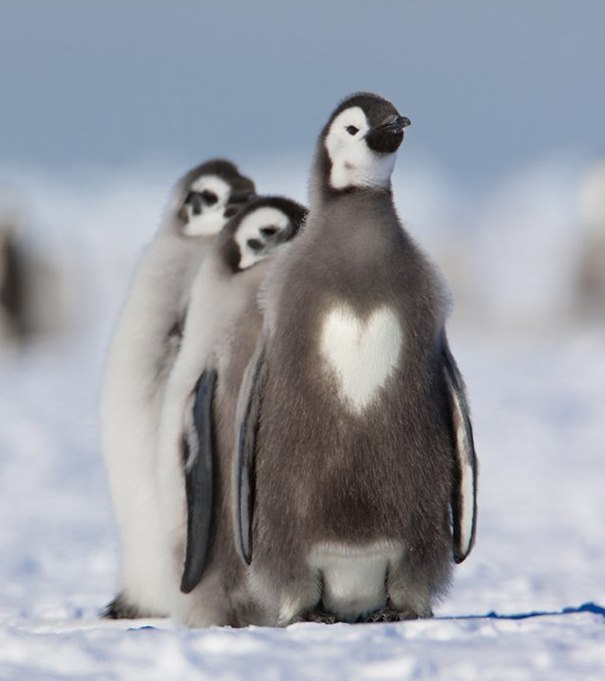
#> input picture 1-programming-languages/1-python/4.thenewboston/penguin.jpg, 605 x 681 px
$ python 47_basic-tranformations.py
#> lines starting #> are read from the running program, lines starting #| are printed output that depends on the picture
from PIL import Image

penguin = Image.open("penguin.jpg")
#> penguin is the input picture: PIL image 605x681 RGB; mean R, G, B 153, 156.3, 164.4
# print(penguin.size) # (605, 681)
square_penguin = penguin.resize((250, 250))
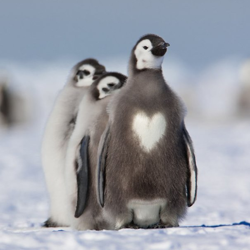
#> square_penguin: PIL image 250x250 RGB; mean R, G, B 153, 156.3, 164.4
# flip_penguin = penguin.transpose(Image.FLIP_LEFT_RIGHT)
flip_penguin = penguin.transpose(Image.FLIP_TOP_BOTTOM)
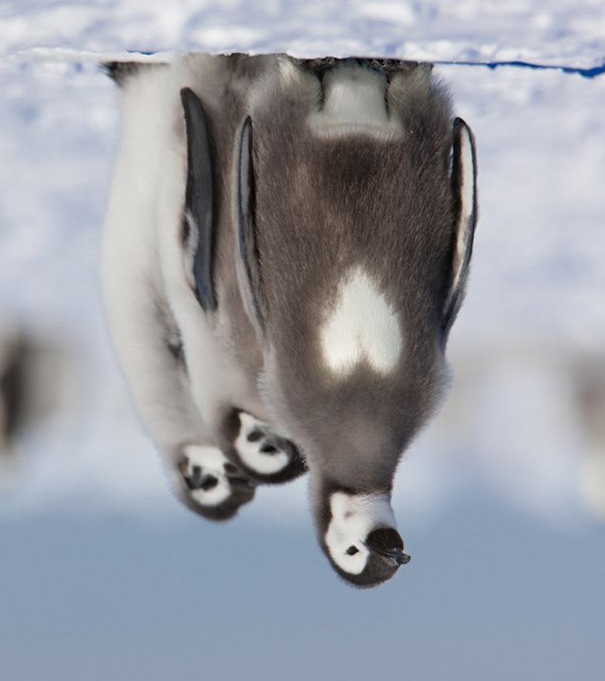
#> flip_penguin: PIL image 605x681 RGB; mean R, G, B 153, 156.3, 164.4
spin_penguin = penguin.transpose(Image.ROTATE_90)
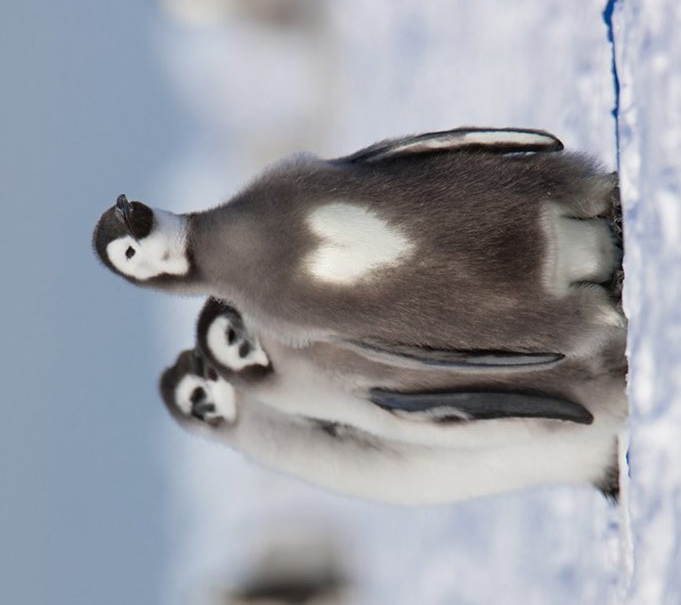
#> spin_penguin: PIL image 681x605 RGB; mean R, G, B 153, 156.3, 164.4

spin_penguin.show()

$ run again, with 1-programming-languages/1-python/4.thenewboston/angel.jpg copied over 1-programming-languages/1-python/4.thenewboston/penguin.jpg
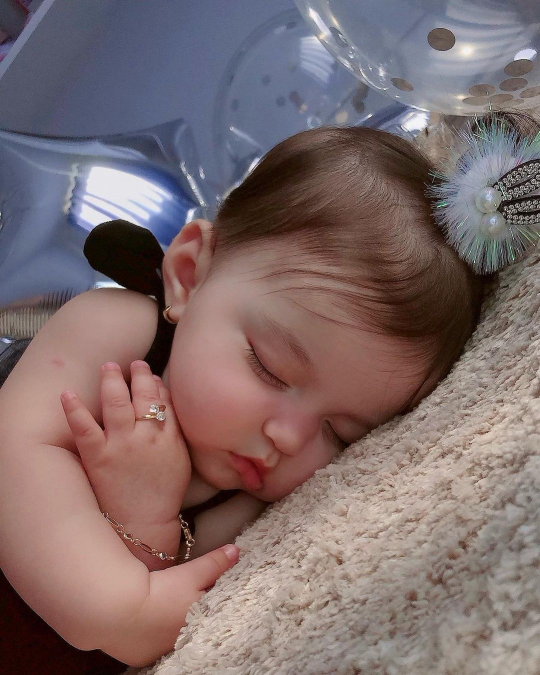
#> input picture 1-programming-languages/1-python/4.thenewboston/angel.jpg, 1080 x 1350 px (shown at 1/2 size)
#> penguin is the input picture: PIL image 1080x1350 RGB; mean R, G, B 126.1, 107.6, 107.9
#> `flip_penguin = penguin.transpose(Image.FLIP_TOP_BOTTOM)`:
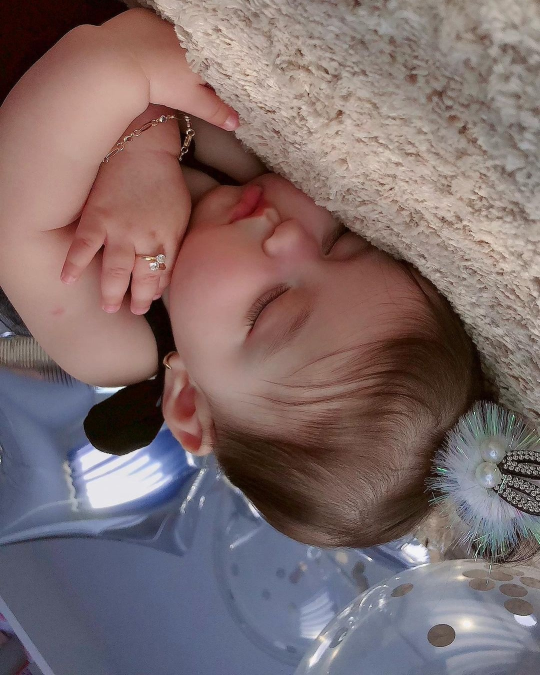
#> flip_penguin: PIL image 1080x1350 RGB (shown at 1/2 size); mean R, G, B 126.1, 107.6, 107.9
#> `spin_penguin = penguin.transpose(Image.ROTATE_90)`:
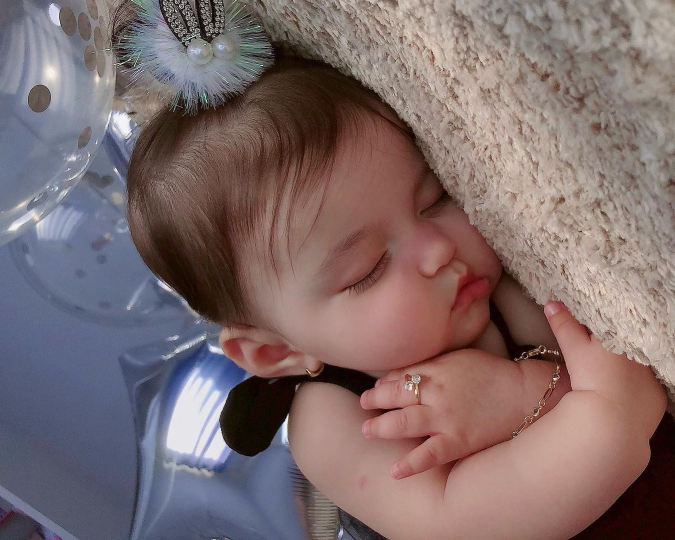
#> spin_penguin: PIL image 1350x1080 RGB (shown at 1/2 size); mean R, G, B 126.1, 107.6, 107.9

$ run again, with 1-programming-languages/1-python/4.thenewboston/doggo.jpg copied over 1-programming-languages/1-python/4.thenewboston/penguin.jpg
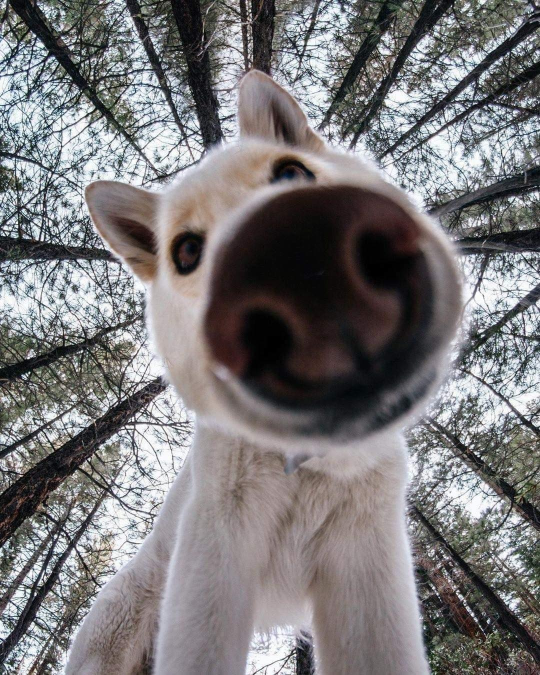
#> input picture 1-programming-languages/1-python/4.thenewboston/doggo.jpg, 1080 x 1350 px (shown at 1/2 size)
#> penguin is the input picture: PIL image 1080x1350 RGB; mean R, G, B 121.7, 119.7, 121.4
#> `flip_penguin = penguin.transpose(Image.FLIP_TOP_BOTTOM)`:
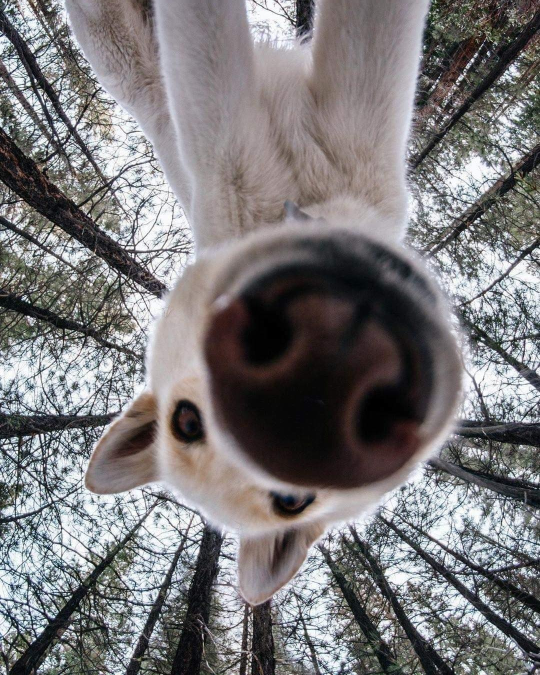
#> flip_penguin: PIL image 1080x1350 RGB (shown at 1/2 size); mean R, G, B 121.7, 119.7, 121.4
#> `spin_penguin = penguin.transpose(Image.ROTATE_90)`:
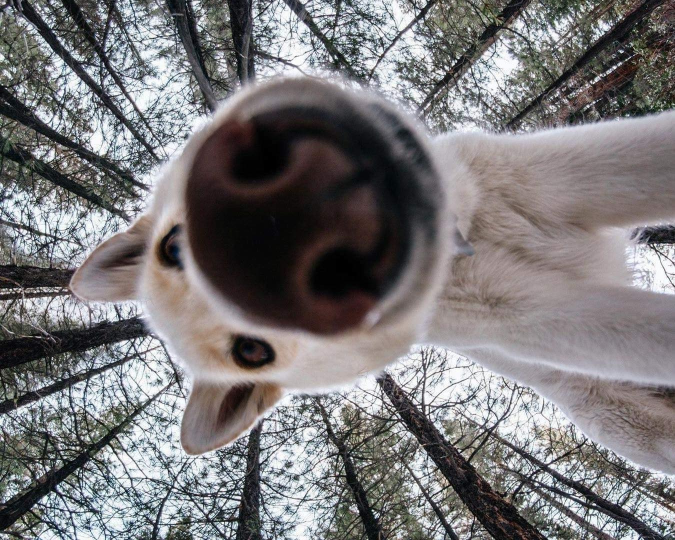
#> spin_penguin: PIL image 1350x1080 RGB (shown at 1/2 size); mean R, G, B 121.7, 119.7, 121.4

$ run again, with 1-programming-languages/1-python/4.thenewboston/ziraf.jpg copied over 1-programming-languages/1-python/4.thenewboston/penguin.jpg
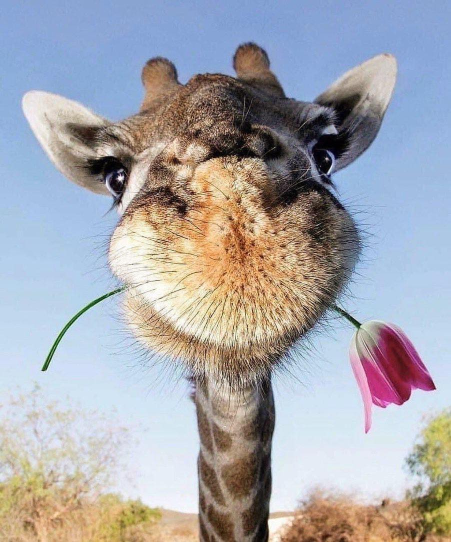
#> input picture 1-programming-languages/1-python/4.thenewboston/ziraf.jpg, 902 x 1084 px (shown at 1/2 size)
#> penguin is the input picture: PIL image 902x1084 RGB; mean R, G, B 167.1, 167.4, 173.8
#> `flip_penguin = penguin.transpose(Image.FLIP_TOP_BOTTOM)`:
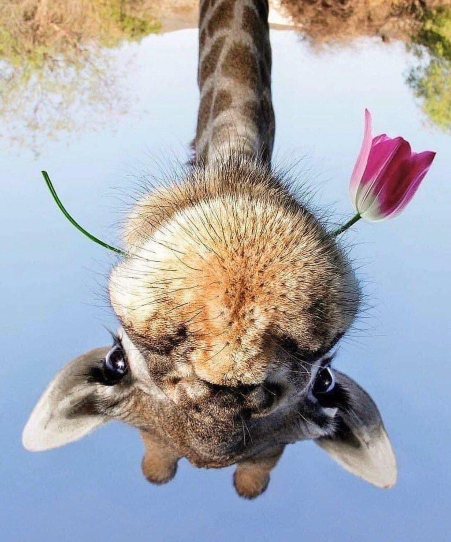
#> flip_penguin: PIL image 902x1084 RGB (shown at 1/2 size); mean R, G, B 167.1, 167.4, 173.8
#> `spin_penguin = penguin.transpose(Image.ROTATE_90)`:
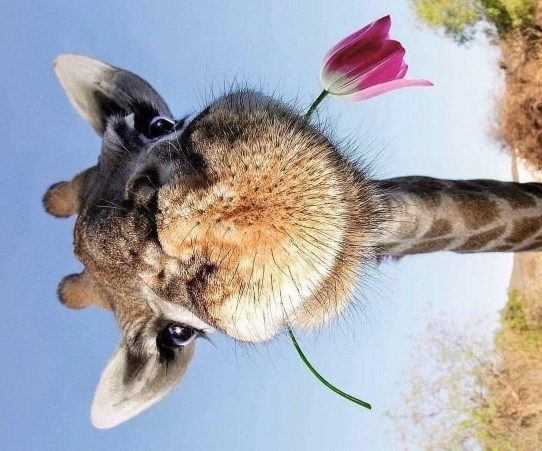
#> spin_penguin: PIL image 1084x902 RGB (shown at 1/2 size); mean R, G, B 167.1, 167.4, 173.8
